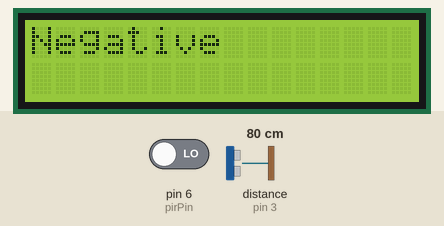
The sketch below on a simulated Arduino Uno, built with avr-gcc and run on an emulated ATmega328P. Shown: 16×2 character LCD. Inputs (shaded band) come from the test bench; at power-on: pin 6 (pirPin) LOW, distance to the obstacle (sensor on pin 3) 80 cm. The echo pulse lasts 58.3 µs per cm.

Above: at 1.2 s.
1.3 s: pin 6 (pirPin) driven HIGH
At 2.5 s:
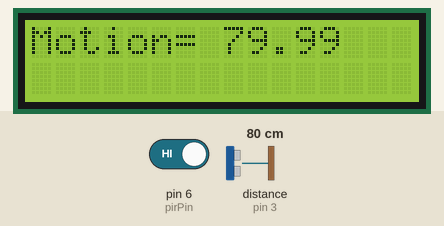
2.8 s: distance to the obstacle (sensor on pin 3) set to 2 cm
At 3.6 s:
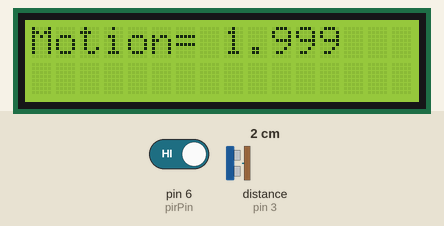
4.3 s: distance to the obstacle (sensor on pin 3) set to 4 cm
At 4.6 s:
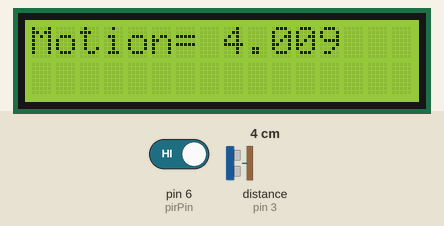
5.8 s: pin 6 (pirPin) driven LOW
At 6.9 s:
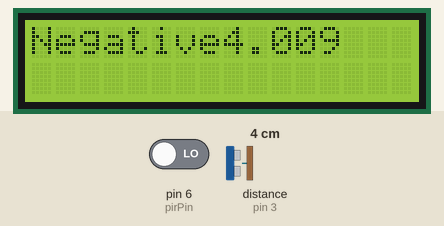
Timing chart, 0 to 8.3 s (numbered marks = the images above; inputs shaded):
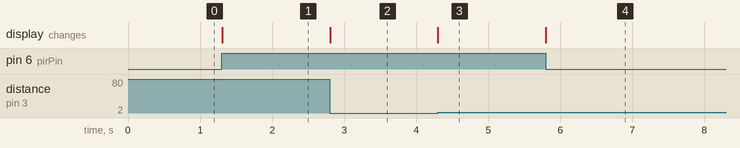

The sketch:

sketch_may20_pir_lcd_ultrasonic.ino
```cpp
# include<LiquidCrystal.h>
  LiquidCrystal lcd(7,8,9,10,11,12);
  int ReadValue;
  int TRIG = 5;
  int ECHO = 3;
  int pirPin = 6;
  float Time;
  float Distance;
void setup() {
  lcd.begin(16,2);
  lcd.clear();
  pinMode(TRIG,OUTPUT);

  pinMode(pirPin,INPUT);
  pinMode(ECHO,INPUT);
  // put your setup code here, to run once:

}

void loop() {
  lcd.setCursor(0,0);
  ReadValue = digitalRead(pirPin);
  if (ReadValue==HIGH){
  lcd.print("Motion= ");


  digitalWrite(TRIG,LOW);
  delayMicroseconds(2);
  digitalWrite(TRIG,HIGH);
  delayMicroseconds(10);
  digitalWrite(TRIG,LOW);

  Time = pulseIn(ECHO,HIGH);
  Distance = (Time*0.0343)/2;

  lcd.print(Distance);
//  delay(500);
  }
else{
  lcd.print("Negative");
}

  // put your main code here, to run repeatedly:

}
```

Measured:
- after the input at 1.3 s, the display: changes at once (image 1)
- after the input at 2.8 s, the display: changes at once (image 2)
- after the input at 4.3 s, the display: changes at once (image 3)
- after the input at 5.8 s, the display: changes at once (image 4)
